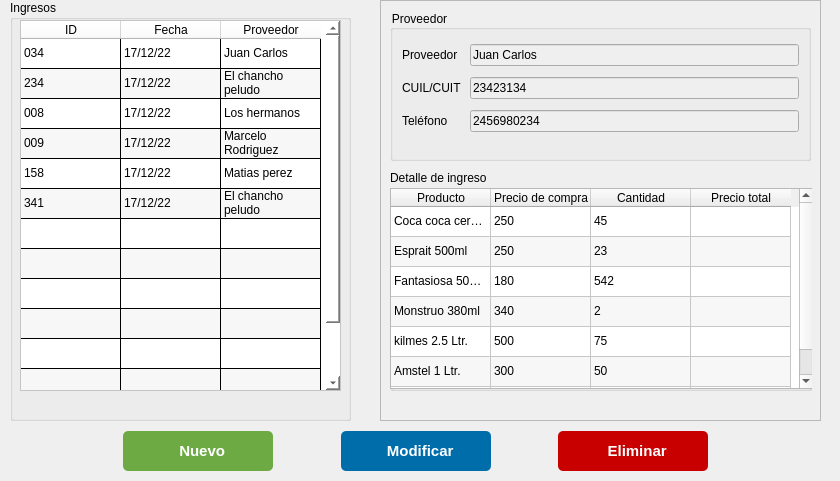
    <widget class="QWidget" name="tab_2">
     <attribute name="title">
      <string>Ingresos</string>
     </attribute>
     <widget class="QWidget" name="verticalLayoutWidget">
      <property name="geometry">
       <rect>
        <x>10</x>
        <y>0</y>
        <width>341</width>
        <height>421</height>
       </rect>
      </property>
      <layout class="QVBoxLayout" name="verticalLayout">
       <item>
        <widget class="QGroupBox" name="groupBox_5">
         <property name="title">
          <string>Ingresos</string>
         </property>
         <widget class="QTableWidget" name="tablaIngresos">
          <property name="enabled">
           <bool>true</bool>
          </property>
          <property name="geometry">
           <rect>
            <x>10</x>
            <y>20</y>
            <width>321</width>
            <height>371</height>
           </rect>
          </property>
          <property name="sizePolicy">
           <sizepolicy hsizetype="Preferred" vsizetype="Preferred">
            <horstretch>0</horstretch>
            <verstretch>0</verstretch>
           </sizepolicy>
          </property>
          <property name="minimumSize">
           <size>
            <width>0</width>
            <height>0</height>
           </size>
          </property>
          <property name="maximumSize">
           <size>
            <width>16777215</width>
            <height>16777215</height>
           </size>
          </property>
          <property name="baseSize">
           <size>
            <width>0</width>
            <height>0</height>
           </size>
          </property>
          <property name="contextMenuPolicy">
           <enum>Qt::DefaultContextMenu</enum>
          </property>
          <property name="styleSheet">
           <string notr="true">background-color: white;
color:black;
gridline-color: black;
selection-color: qconicalgradient(cx:0.5, cy:0.5, angle:0, stop:0 rgba(255, 255, 255, 255), stop:0.373979 rgba(255, 255, 255, 255), stop:0.373991 rgba(33, 30, 255, 255), stop:0.624018 rgba(33, 30, 255, 255), stop:0.624043 rgba(255, 0, 0, 255), stop:1 rgba(255, 0, 0, 255));</string>
          </property>
          <property name="horizontalScrollBarPolicy">
           <enum>Qt::ScrollBarAlwaysOff</enum>
          </property>
          <property name="sizeAdjustPolicy">
           <enum>QAbstractScrollArea::AdjustToContents</enum>
          </property>
          <property name="autoScroll">
           <bool>true</bool>
          </property>
          <property name="autoScrollMargin">
           <number>10</number>
          </property>
          <property name="editTriggers">
           <set>QAbstractItemView::NoEditTriggers</set>
          </property>
          <property name="tabKeyNavigation">
           <bool>true</bool>
          </property>
          <property name="showDropIndicator" stdset="0">
           <bool>false</bool>
          </property>
          <property name="dragEnabled">
           <bool>false</bool>
          </property>
          <property name="alternatingRowColors">
           <bool>true</bool>
          </property>
          <property name="selectionMode">
           <enum>QAbstractItemView::SingleSelection</enum>
          </property>
          <property name="showGrid">
           <bool>true</bool>
          </property>
          <property name="gridStyle">
           <enum>Qt::SolidLine</enum>
          </property>
          <property name="sortingEnabled">
           <bool>false</bool>
          </property>
          <property name="cornerButtonEnabled">
           <bool>true</bool>
          </property>
          <attribute name="horizontalHeaderVisible">
           <bool>true</bool>
          </attribute>
          <attribute name="horizontalHeaderCascadingSectionResizes">
           <bool>false</bool>
          </attribute>
          <attribute name="horizontalHeaderMinimumSectionSize">
           <number>20</number>
          </attribute>
          <attribute name="horizontalHeaderDefaultSectionSize">
           <number>100</number>
          </attribute>
          <attribute name="horizontalHeaderHighlightSections">
           <bool>true</bool>
          </attribute>
          <attribute name="horizontalHeaderShowSortIndicator" stdset="0">
           <bool>false</bool>
          </attribute>
          <attribute name="horizontalHeaderStretchLastSection">
           <bool>false</bool>
          </attribute>
          <attribute name="verticalHeaderVisible">
           <bool>false</bool>
          </attribute>
          <attribute name="verticalHeaderHighlightSections">
           <bool>true</bool>
          </attribute>
          <row>
           <property name="text">
            <string/>
           </property>
          </row>
          <row>
           <property name="text">
            <string/>
           </property>
          </row>
          <row>
           <property name="text">
            <string/>
           </property>
          </row>
          <row>
           <property name="text">
            <string/>
           </property>
          </row>
          <row>
           <property name="text">
            <string/>
           </property>
          </row>
          <row>
           <property name="text">
            <string/>
           </property>
          </row>
          <row>
           <property name="text">
            <string/>
           </property>
          </row>
          <row>
           <property name="text">
            <string/>
           </property>
          </row>
          <row>
           <property name="text">
            <string/>
           </property>
          </row>
          <row>
           <property name="text">
            <string/>
           </property>
          </row>
          <row>
           <property name="text">
            <string/>
           </property>
          </row>
          <row>
           <property name="text">
            <string/>
           </property>
          </row>
          <row>
           <property name="text">
            <string/>
           </property>
          </row>
          <column>
           <property name="text">
            <string>ID</string>
           </property>
          </column>
          <column>
           <property name="text">
            <string>Fecha</string>
           </property>
          </column>
          <column>
           <property name="text">
            <string>Proveedor</string>
           </property>
           <property name="foreground">
            <brush brushstyle="SolidPattern">
             <color alpha="255">
              <red>0</red>
              <green>0</green>
              <blue>0</blue>
             </color>
            </brush>
           </property>
          </column>
          <item row="0" column="0">
           <property name="text">
            <string>034</string>
           </property>
          </item>
          <item row="0" column="1">
           <property name="text">
            <string>17/12/22</string>
           </property>
           <property name="flags">
            <set>ItemIsSelectable|ItemIsDragEnabled|ItemIsDropEnabled|ItemIsUserCheckable|ItemIsEnabled</set>
           </property>
          </item>
          <item row="0" column="2">
           <property name="text">
            <string>Juan Carlos</string>
           </property>
          </item>
          <item row="1" column="0">
           <property name="text">
            <string>234</string>
           </property>
          </item>
          <item row="1" column="1">
           <property name="text">
            <string>17/12/22</string>
           </property>
          </item>
          <item row="1" column="2">
           <property name="text">
            <string>El chancho peludo</string>
           </property>
          </item>
          <item row="2" column="0">
           <property name="text">
            <string>008</string>
           </property>
          </item>
          <item row="2" column="1">
           <property name="text">
            <string>17/12/22</string>
           </property>
          </item>
          <item row="2" column="2">
           <property name="text">
            <string>Los hermanos</string>
           </property>
          </item>
          <item row="3" column="0">
           <property name="text">
            <string>009</string>
           </property>
          </item>
          <item row="3" column="1">
           <property name="text">
            <string>17/12/22</string>
           </property>
          </item>
          <item row="3" column="2">
           <property name="text">
            <string>Marcelo Rodriguez</string>
           </property>
          </item>
          <item row="4" column="0">
           <property name="text">
            <string>158</string>
           </property>
          </item>
          <item row="4" column="1">
           <property name="text">
            <string>17/12/22</string>
           </property>
          </item>
          <item row="4" column="2">
           <property name="text">
            <string>Matias perez</string>
           </property>
          </item>
          <item row="5" column="0">
           <property name="text">
            <string>341</string>
           </property>
          </item>
          <item row="5" column="1">
           <property name="text">
            <string>17/12/22</string>
           </property>
          </item>
          <item row="5" column="2">
           <property name="text">
            <string>El chancho peludo</string>
           </property>
          </item>
         </widget>
        </widget>
       </item>
      </layout>
     </widget>
     <widget class="QFrame" name="frame_2">
      <property name="geometry">
       <rect>
        <x>380</x>
        <y>0</y>
        <width>441</width>
        <height>421</height>
       </rect>
      </property>
      <property name="sizePolicy">
       <sizepolicy hsizetype="Fixed" vsizetype="Fixed">
        <horstretch>0</horstretch>
        <verstretch>0</verstretch>
       </sizepolicy>
      </property>
      <property name="frameShape">
       <enum>QFrame::StyledPanel</enum>
      </property>
      <widget class="QGroupBox" name="groupBoxProveedor_6">
       <property name="enabled">
        <bool>false</bool>
       </property>
       <property name="geometry">
        <rect>
         <x>10</x>
         <y>10</y>
         <width>421</width>
         <height>151</height>
        </rect>
       </property>
       <property name="styleSheet">
        <string notr="true">color: rgb(0, 0, 0);
</string>
       </property>
       <property name="title">
        <string>Proveedor</string>
       </property>
       <property name="flat">
        <bool>false</bool>
       </property>
       <property name="checkable">
        <bool>false</bool>
       </property>
       <property name="checked">
        <bool>false</bool>
       </property>
       <layout class="QGridLayout" name="gridLayout_7">
        <item row="0" column="0">
         <widget class="QLabel" name="tagProveedor_6">
          <property name="text">
           <string>Proveedor</string>
          </property>
         </widget>
        </item>
        <item row="2" column="1">
         <widget class="QLineEdit" name="telefonoProveedor_6">
          <property name="text">
           <string>2456980234</string>
          </property>
         </widget>
        </item>
        <item row="1" column="1">
         <widget class="QLineEdit" name="cuilProveedor_6">
          <property name="styleSheet">
           <string notr="true">color: rgb(0, 0, 0);
</string>
          </property>
          <property name="text">
           <string>23423134</string>
          </property>
         </widget>
        </item>
        <item row="0" column="1">
         <widget class="QLineEdit" name="nombreProveedor_6">
          <property name="text">
           <string>Juan Carlos</string>
          </property>
         </widget>
        </item>
        <item row="1" column="0">
         <widget class="QLabel" name="tagCUIL_6">
          <property name="text">
           <string>CUIL/CUIT </string>
          </property>
         </widget>
        </item>
        <item row="2" column="0">
         <widget class="QLabel" name="tagTelefono_6">
          <property name="text">
           <string>Teléfono</string>
          </property>
         </widget>
        </item>
        <item row="3" column="1">
         <spacer name="verticalSpacer_7">
          <property name="orientation">
           <enum>Qt::Vertical</enum>
          </property>
          <property name="sizeType">
           <enum>QSizePolicy::Fixed</enum>
          </property>
          <property name="sizeHint" stdset="0">
           <size>
            <width>20</width>
            <height>10</height>
           </size>
          </property>
         </spacer>
        </item>
       </layout>
      </widget>
      <widget class="QGroupBox" name="groupBox_10">
       <property name="geometry">
        <rect>
         <x>10</x>
         <y>170</y>
         <width>422</width>
         <height>221</height>
        </rect>
       </property>
       <property name="title">
        <string>Detalle de ingreso</string>
       </property>
       <widget class="QTableWidget" name="tablaIngresosDetalle_6">
        <property name="enabled">
         <bool>true</bool>
        </property>
        <property name="geometry">
         <rect>
          <x>0</x>
          <y>18</y>
          <width>424</width>
          <height>201</height>
         </rect>
        </property>
        <property name="sizePolicy">
         <sizepolicy hsizetype="Preferred" vsizetype="Preferred">
          <horstretch>0</horstretch>
          <verstretch>0</verstretch>
         </sizepolicy>
        </property>
        <property name="minimumSize">
         <size>
          <width>424</width>
          <height>0</height>
         </size>
        </property>
        <property name="maximumSize">
         <size>
          <width>424</width>
          <height>16777215</height>
         </size>
        </property>
        <property name="mouseTracking">
         <bool>false</bool>
        </property>
        <property name="tabletTracking">
         <bool>false</bool>
        </property>
        <property name="layoutDirection">
         <enum>Qt::LeftToRight</enum>
        </property>
        <property name="sizeAdjustPolicy">
         <enum>QAbstractScrollArea::AdjustToContents</enum>
        </property>
        <property name="editTriggers">
         <set>QAbstractItemView::NoEditTriggers</set>
        </property>
        <property name="alternatingRowColors">
         <bool>true</bool>
        </property>
        <property name="wordWrap">
         <bool>false</bool>
        </property>
        <property name="cornerButtonEnabled">
         <bool>false</bool>
        </property>
        <attribute name="verticalHeaderVisible">
         <bool>false</bool>
        </attribute>
        <row>
         <property name="text">
          <string/>
         </property>
        </row>
        <row>
         <property name="text">
          <string/>
         </property>
        </row>
        <row>
         <property name="text">
          <string/>
         </property>
        </row>
        <row>
         <property name="text">
          <string/>
         </property>
        </row>
        <row>
         <property name="text">
          <string/>
         </property>
        </row>
        <row>
         <property name="text">
          <string/>
         </property>
        </row>
        <row>
         <property name="text">
          <string/>
         </property>
        </row>
        <column>
         <property name="text">
          <string>Producto</string>
         </property>
        </column>
        <column>
         <property name="text">
          <string>Precio de compra</string>
         </property>
        </column>
        <column>
         <property name="text">
          <string>Cantidad</string>
         </property>
        </column>
        <column>
         <property name="text">
          <string>Precio total</string>
         </property>
        </column>
        <item row="0" column="0">
         <property name="text">
          <string>Coca coca cero 1L</string>
         </property>
        </item>
        <item row="0" column="1">
         <property name="text">
          <string>250</string>
         </property>
        </item>
        <item row="0" column="2">
         <property name="text">
          <string>45</string>
         </property>
        </item>
        <item row="0" column="3">
         <property name="text">
          <string/>
         </property>
        </item>
        <item row="1" column="0">
         <property name="text">
          <string>Esprait 500ml</string>
         </property>
        </item>
        <item row="1" column="1">
         <property name="text">
          <string>250</string>
         </property>
        </item>
        <item row="1" column="2">
         <property name="text">
          <string>23</string>
         </property>
        </item>
        <item row="2" column="0">
         <property name="text">
          <string>Fantasiosa 500ml</string>
         </property>
        </item>
        <item row="2" column="1">
         <property name="text">
          <string>180</string>
         </property>
        </item>
        <item row="2" column="2">
         <property name="text">
          <string>542</string>
         </property>
        </item>
        <item row="3" column="0">
         <property name="text">
          <string>Monstruo 380ml</string>
         </property>
        </item>
        <item row="3" column="1">
         <property name="text">
          <string>340</string>
         </property>
        </item>
        <item row="3" column="2">
         <property name="text">
          <string>2</string>
         </property>
        </item>
        <item row="4" column="0">
         <property name="text">
          <string>kilmes 2.5 Ltr.</string>
         </property>
        </item>
        <item row="4" column="1">
         <property name="text">
          <string>500</string>
         </property>
        </item>
        <item row="4" column="2">
         <property name="text">
          <string>75</string>
         </property>
        </item>
        <item row="5" column="0">
         <property name="text">
          <string>Amstel 1 Ltr.</string>
         </property>
        </item>
        <item row="5" column="1">
         <property name="text">
          <string>300</string>
         </property>
        </item>
        <item row="5" column="2">
         <property name="text">
          <string>50</string>
         </property>
        </item>
        <item row="6" column="0">
         <property name="text">
          <string>Jack Daniels 750ml.</string>
         </property>
        </item>
        <item row="6" column="1">
         <property name="text">
          <string>1500</string>
         </property>
        </item>
        <item row="6" column="2">
         <property name="text">
          <string>5</string>
         </property>
        </item>
        <item row="6" column="3">
         <property name="text">
          <string/>
         </property>
        </item>
       </widget>
      </widget>
     </widget>
     <widget class="QWidget" name="layoutWidget_2">
      <property name="geometry">
       <rect>
        <x>0</x>
        <y>430</y>
        <width>831</width>
        <height>42</height>
       </rect>
      </property>
      <layout class="QHBoxLayout" name="layoutBtnProveedores_4">
       <property name="topMargin">
        <number>0</number>
       </property>
       <item>
        <spacer name="horizontalSpacer_31">
         <property name="orientation">
          <enum>Qt::Horizontal</enum>
         </property>
         <property name="sizeHint" stdset="0">
          <size>
           <width>40</width>
           <height>20</height>
          </size>
         </property>
        </spacer>
       </item>
       <item>
        <spacer name="horizontalSpacer_32">
         <property name="orientation">
          <enum>Qt::Horizontal</enum>
         </property>
         <property name="sizeHint" stdset="0">
          <size>
           <width>40</width>
           <height>20</height>
          </size>
         </property>
        </spacer>
       </item>
       <item>
        <widget class="QPushButton" name="btnNuevoProveedor_8">
         <property name="sizePolicy">
          <sizepolicy hsizetype="Minimum" vsizetype="Fixed">
           <horstretch>0</horstretch>
           <verstretch>0</verstretch>
          </sizepolicy>
         </property>
         <property name="minimumSize">
          <size>
           <width>150</width>
           <height>0</height>
          </size>
         </property>
         <property name="font">
          <font>
           <pointsize>11</pointsize>
           <bold>true</bold>
          </font>
         </property>
         <property name="cursor">
          <cursorShape>PointingHandCursor</cursorShape>
         </property>
         <property name="styleSheet">
          <string notr="true">background-color: #6daa44;
color: white;
border-radius:5px;
height: 40%;
font-weight: 600;
</string>
         </property>
         <property name="text">
          <string>  Nuevo</string>
         </property>
         <property name="icon">
          <iconset>
           <normaloff>../assets/Plus.png</normaloff>../assets/Plus.png</iconset>
         </property>
         <property name="iconSize">
          <size>
           <width>35</width>
           <height>35</height>
          </size>
         </property>
        </widget>
       </item>
       <item>
        <spacer name="horizontalSpacer_33">
         <property name="orientation">
          <enum>Qt::Horizontal</enum>
         </property>
         <property name="sizeHint" stdset="0">
          <size>
           <width>40</width>
           <height>20</height>
          </size>
         </property>
        </spacer>
       </item>
       <item>
        <widget class="QPushButton" name="btnModProveedor_8">
         <property name="minimumSize">
          <size>
           <width>150</width>
           <height>0</height>
          </size>
         </property>
         <property name="font">
          <font>
           <family>Segoe UI</family>
           <pointsize>11</pointsize>
           <bold>true</bold>
          </font>
         </property>
         <property name="cursor">
          <cursorShape>PointingHandCursor</cursorShape>
         </property>
         <property name="styleSheet">
          <string notr="true">background-color: #006dab;
color: white;
border-radius:5px;
height: 40%;
font-weight: 600;
</string>
         </property>
         <property name="text">
          <string>  Modificar</string>
         </property>
         <property name="icon">
          <iconset>
           <normaloff>../assets/Pencil.png</normaloff>../assets/Pencil.png</iconset>
         </property>
         <property name="iconSize">
          <size>
           <width>30</width>
           <height>30</height>
          </size>
         </property>
        </widget>
       </item>
       <item>
        <spacer name="horizontalSpacer_34">
         <property name="orientation">
          <enum>Qt::Horizontal</enum>
         </property>
         <property name="sizeHint" stdset="0">
          <size>
           <width>40</width>
           <height>20</height>
          </size>
         </property>
        </spacer>
       </item>
       <item>
        <widget class="QPushButton" name="btnElimProveedor_10">
         <property name="minimumSize">
          <size>
           <width>150</width>
           <height>0</height>
          </size>
         </property>
         <property name="font">
          <font>
           <pointsize>11</pointsize>
           <bold>true</bold>
          </font>
         </property>
         <property name="cursor">
          <cursorShape>PointingHandCursor</cursorShape>
         </property>
         <property name="styleSheet">
          <string notr="true">background-color: #c80000;
color: white;
border-radius:5px;
height: 40%;
font-weight: 600;
</string>
         </property>
         <property name="text">
          <string>  Eliminar</string>
         </property>
         <property name="icon">
          <iconset>
           <normaloff>../assets/Trash.png</normaloff>../assets/Trash.png</iconset>
         </property>
         <property name="iconSize">
          <size>
           <width>35</width>
           <height>35</height>
          </size>
         </property>
         <property name="autoRepeat">
          <bool>false</bool>
         </property>
        </widget>
       </item>
       <item>
        <spacer name="horizontalSpacer_35">
         <property name="orientation">
          <enum>Qt::Horizontal</enum>
         </property>
         <property name="sizeHint" stdset="0">
          <size>
           <width>40</width>
           <height>20</height>
          </size>
         </property>
        </spacer>
       </item>
       <item>
        <spacer name="horizontalSpacer_36">
         <property name="orientation">
          <enum>Qt::Horizontal</enum>
         </property>
         <property name="sizeHint" stdset="0">
          <size>
           <width>40</width>
           <height>20</height>
          </size>
         </property>
        </spacer>
       </item>
      </layout>
     </widget>
    </widget>
